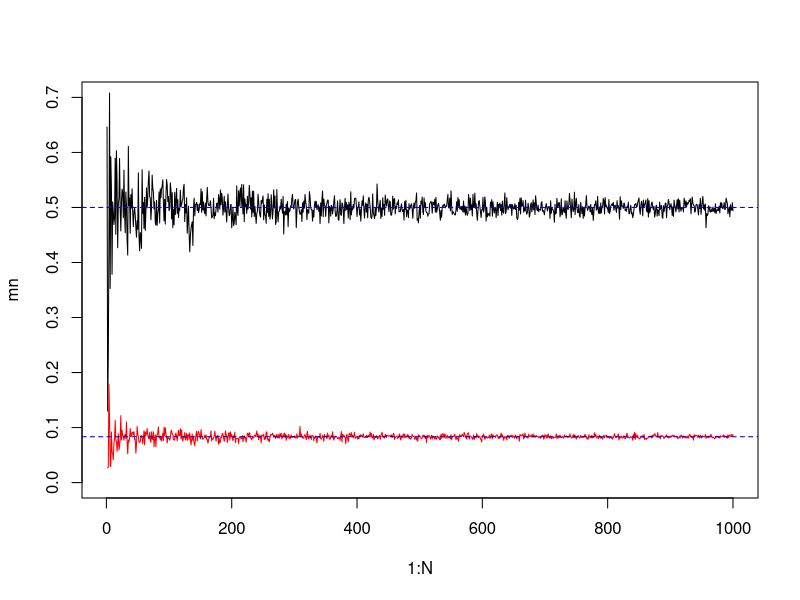
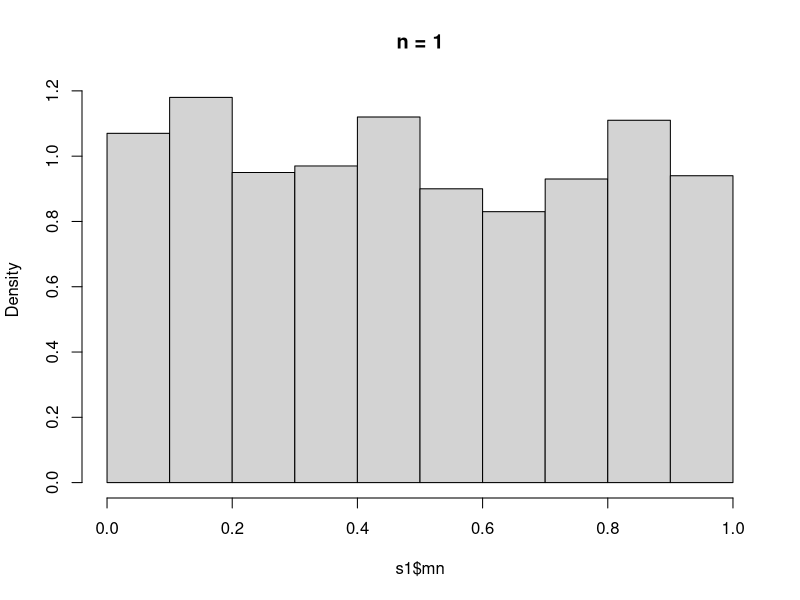
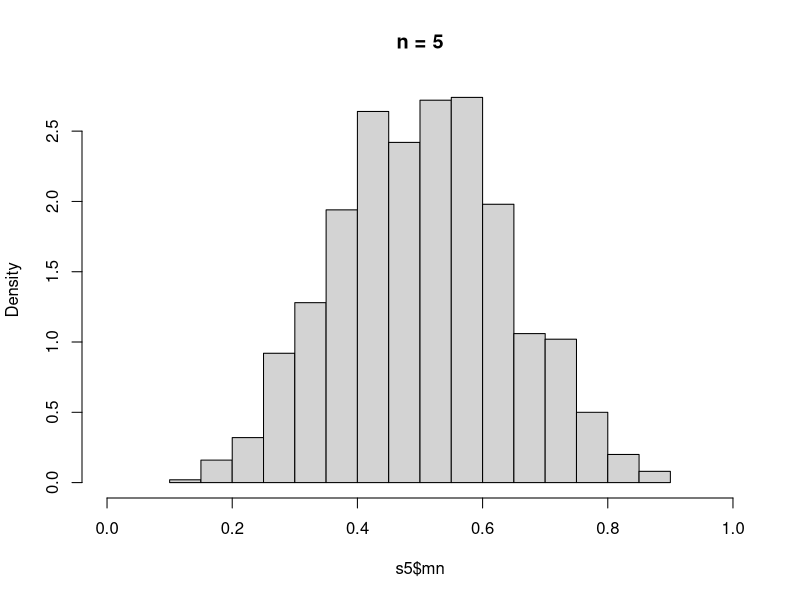
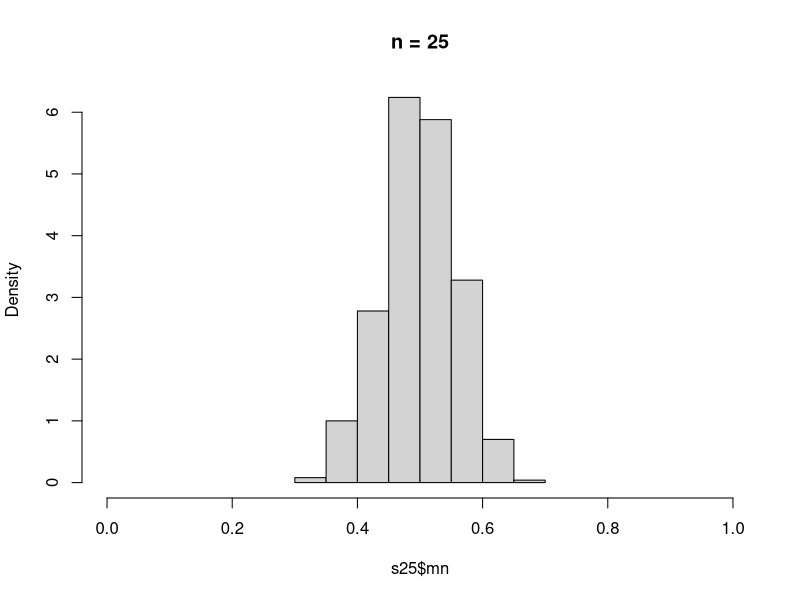
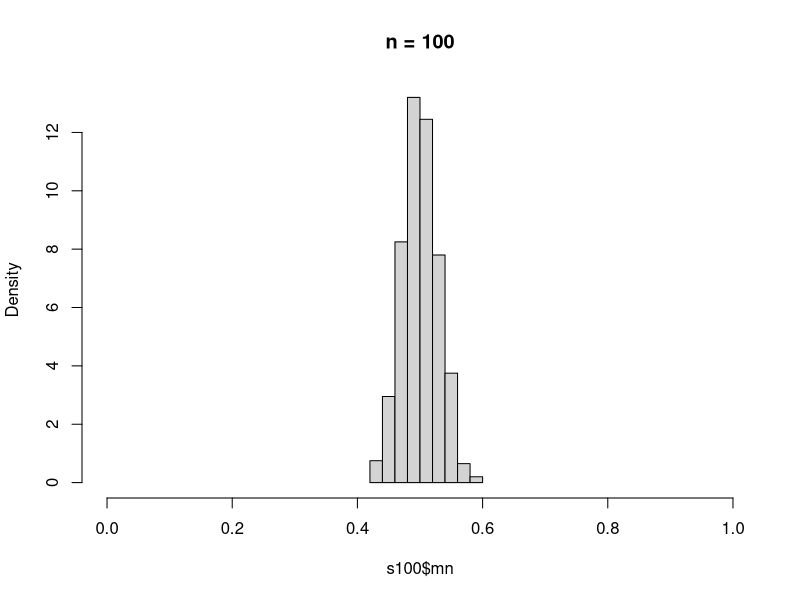
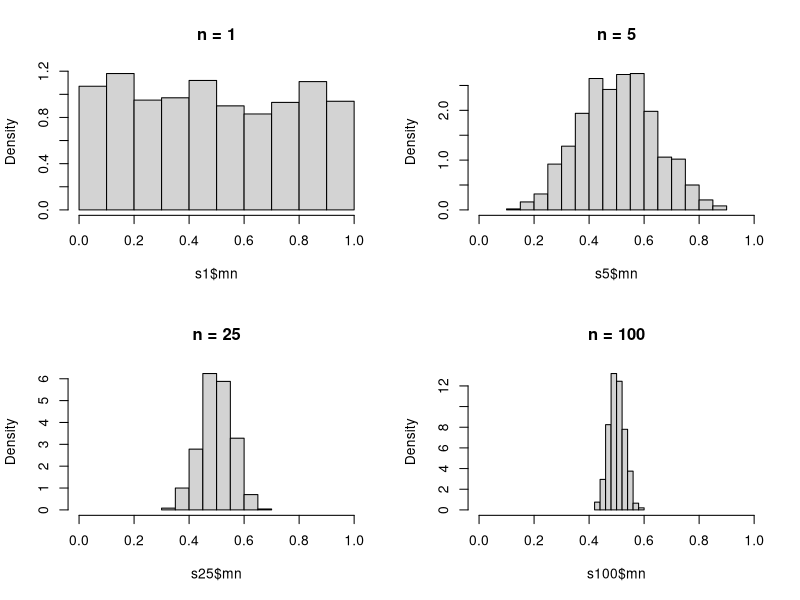

Here is the R script that generated these plots, in order:
# Simulating the uniform distribution
N = 1000; mn = rep(0,N); vr = rep(0,N)
for (i in 1:N) {
  print(i)
  X = runif(n = i)
  mn[i] = mean(X)
  vr[i] = var(X)
} 
# Plotting result
plot(1:N, mn, type="l", ylim = c(0, 0.7))
lines(1:N, vr, type="l", col="red")
abline(h = 0.5, col = "blue", lty = 2)
abline(h = 1/12, col = "blue", lty = 2)

simSamplingDist <- function(numSim) {
  metaN = 1000
  retMean = rep(0, metaN)
  retVar = rep(0, metaN)
  for(i in 1:metaN) {
    sim = runif(numSim)
    retMean[i]  = mean(sim)
    retVar[i]  = var(sim)
  } 
  retVal = list()
  retVal$mn = retMean
  retVal$vr = retVal
  return(retVal)
} 

s1 = simSamplingDist(1)
s5 = simSamplingDist(5)
s25 = simSamplingDist(25)
s100 = simSamplingDist(100)
hist(s1$mn, main = "n = 1", xlim=c(0,1), prob = TRUE)
hist(s5$mn, main = "n = 5", xlim=c(0,1), prob = TRUE)
hist(s25$mn, main = "n = 25", xlim=c(0,1), prob = TRUE)
hist(s100$mn, main = "n = 100", xlim=c(0,1), prob = TRUE)

pdf("~/AllStatistics/files/ch3_19.pdf", width = 7, height = 5)
par(mfrow=c(2,2)) 
hist(s1$mn, main = "n = 1", xlim=c(0,1), prob = TRUE)
hist(s5$mn, main = "n = 5", xlim=c(0,1), prob = TRUE)
hist(s25$mn, main = "n = 25", xlim=c(0,1), prob = TRUE)
hist(s100$mn, main = "n = 100", xlim=c(0,1), prob = TRUE)
dev.off()






  